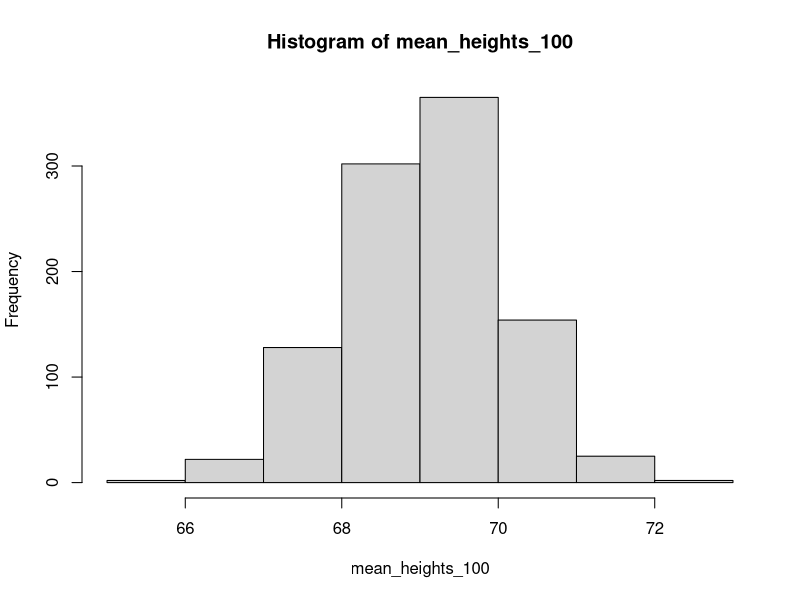
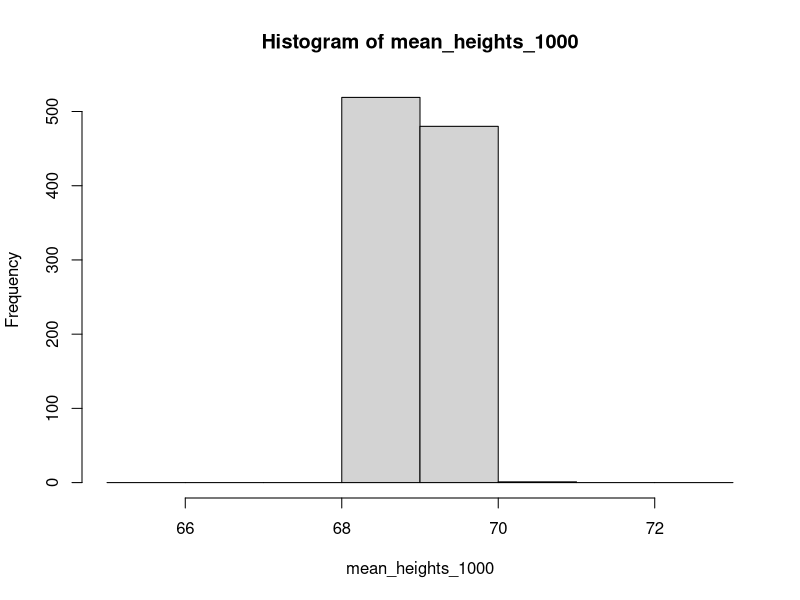
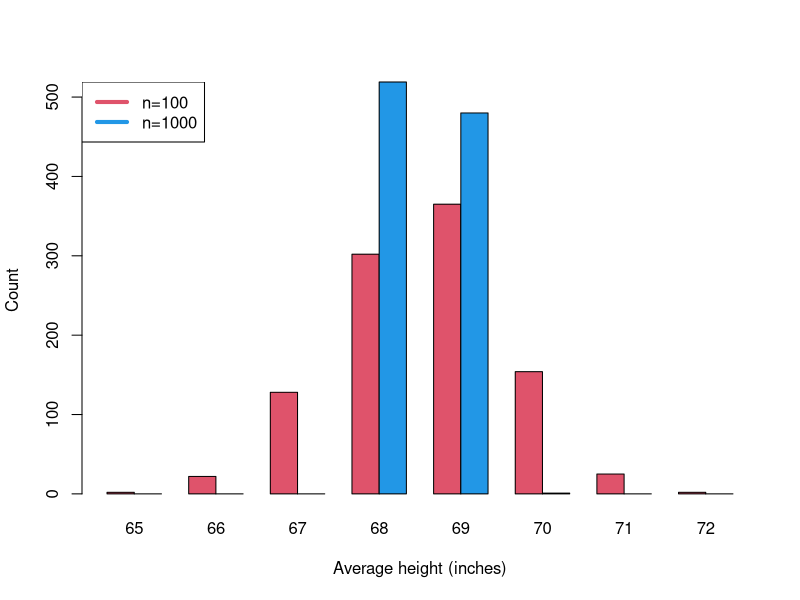

R code for these plots, in order:
#Assignment 2- Plotting and genetic variation data analysis exercises
#1, 2, 3
get_heights<- function(x) {
  heights<- rnorm(x,69,10)
  return(mean(heights))
}
#4
mean_heights_100 <- rep(0,1000)
for (i in 1:1000){
  mean_heights_100[i] <- get_heights(100)
}

#5
mean_heights_1000 <- rep(0,1000)
for (i in 1:1000){
  mean_heights_1000[i] <- get_heights(1000)
}

#6
bins<-seq(65,73,by=1)
counts_100<-hist(mean_heights_100, breaks=bins)$counts
counts_1000<-hist(mean_heights_1000, breaks=bins)$counts
barplot(rbind(counts_100,counts_1000),col=c(2,4),beside=T,names.arg=seq(65,72,by=1),xlab="Average height (inches)",ylab= "Count")
legend('topleft',c('n=100','n=1000'),col=c(2,4),lwd=4)